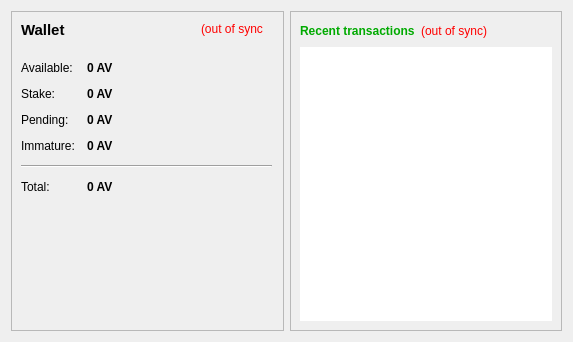
<?xml version="1.0" encoding="UTF-8"?>
<ui version="4.0">
 <class>OverviewPage</class>
 <widget class="QWidget" name="OverviewPage">
  <property name="geometry">
   <rect>
    <x>0</x>
    <y>0</y>
    <width>573</width>
    <height>342</height>
   </rect>
  </property>
  <property name="windowTitle">
   <string>Form</string>
  </property>
  <property name="styleSheet">
   <string notr="true">color: rgb(0, 0, 0);</string>
  </property>
  <layout class="QHBoxLayout" name="horizontalLayout" stretch="1,1">
   <item>
    <layout class="QVBoxLayout" name="verticalLayout_2">
     <item>
      <widget class="QFrame" name="frame">
       <property name="frameShape">
        <enum>QFrame::StyledPanel</enum>
       </property>
       <property name="frameShadow">
        <enum>QFrame::Raised</enum>
       </property>
       <widget class="QWidget" name="layoutWidget">
        <property name="geometry">
         <rect>
          <x>10</x>
          <y>50</y>
          <width>251</width>
          <height>213</height>
         </rect>
        </property>
        <layout class="QFormLayout" name="formLayout_2">
         <property name="fieldGrowthPolicy">
          <enum>QFormLayout::AllNonFixedFieldsGrow</enum>
         </property>
         <property name="horizontalSpacing">
          <number>12</number>
         </property>
         <property name="verticalSpacing">
          <number>12</number>
         </property>
         <item row="0" column="0">
          <widget class="QLabel" name="label">
           <property name="text">
            <string>Available:</string>
           </property>
          </widget>
         </item>
         <item row="0" column="1">
          <widget class="QLabel" name="labelBalance">
           <property name="font">
            <font>
             <weight>75</weight>
             <bold>true</bold>
            </font>
           </property>
           <property name="cursor">
            <cursorShape>IBeamCursor</cursorShape>
           </property>
           <property name="toolTip">
            <string>Your current spendable balance</string>
           </property>
           <property name="text">
            <string notr="true">0 AV</string>
           </property>
           <property name="textInteractionFlags">
            <set>Qt::LinksAccessibleByMouse|Qt::TextSelectableByKeyboard|Qt::TextSelectableByMouse</set>
           </property>
          </widget>
         </item>
         <item row="2" column="0">
          <widget class="QLabel" name="label_6">
           <property name="text">
            <string>Stake:</string>
           </property>
          </widget>
         </item>
         <item row="2" column="1">
          <widget class="QLabel" name="labelStake">
           <property name="font">
            <font>
             <weight>75</weight>
             <bold>true</bold>
            </font>
           </property>
           <property name="cursor">
            <cursorShape>IBeamCursor</cursorShape>
           </property>
           <property name="toolTip">
            <string>Total of coins that was staked, and do not yet count toward the current balance</string>
           </property>
           <property name="text">
            <string notr="true">0 AV</string>
           </property>
           <property name="textInteractionFlags">
            <set>Qt::LinksAccessibleByMouse|Qt::TextSelectableByKeyboard|Qt::TextSelectableByMouse</set>
           </property>
          </widget>
         </item>
         <item row="3" column="0">
          <widget class="QLabel" name="label_3">
           <property name="text">
            <string>Pending:</string>
           </property>
          </widget>
         </item>
         <item row="3" column="1">
          <widget class="QLabel" name="labelUnconfirmed">
           <property name="font">
            <font>
             <weight>75</weight>
             <bold>true</bold>
            </font>
           </property>
           <property name="cursor">
            <cursorShape>IBeamCursor</cursorShape>
           </property>
           <property name="toolTip">
            <string>Total of transactions that have yet to be confirmed, and do not yet count toward the current balance</string>
           </property>
           <property name="text">
            <string notr="true">0 AV</string>
           </property>
           <property name="textInteractionFlags">
            <set>Qt::LinksAccessibleByMouse|Qt::TextSelectableByKeyboard|Qt::TextSelectableByMouse</set>
           </property>
          </widget>
         </item>
         <item row="4" column="0">
          <widget class="QLabel" name="labelImmatureText">
           <property name="text">
            <string>Immature:</string>
           </property>
          </widget>
         </item>
         <item row="4" column="1">
          <widget class="QLabel" name="labelImmature">
           <property name="font">
            <font>
             <weight>75</weight>
             <bold>true</bold>
            </font>
           </property>
           <property name="toolTip">
            <string>Mined balance that has not yet matured</string>
           </property>
           <property name="text">
            <string notr="true">0 AV</string>
           </property>
           <property name="textInteractionFlags">
            <set>Qt::LinksAccessibleByMouse|Qt::TextSelectableByKeyboard|Qt::TextSelectableByMouse</set>
           </property>
          </widget>
         </item>
         <item row="5" column="0" colspan="2">
          <widget class="Line" name="line">
           <property name="orientation">
            <enum>Qt::Horizontal</enum>
           </property>
          </widget>
         </item>
         <item row="6" column="0">
          <widget class="QLabel" name="labelTotalText">
           <property name="text">
            <string>Total:</string>
           </property>
          </widget>
         </item>
         <item row="6" column="1">
          <widget class="QLabel" name="labelTotal">
           <property name="font">
            <font>
             <weight>75</weight>
             <bold>true</bold>
            </font>
           </property>
           <property name="cursor">
            <cursorShape>IBeamCursor</cursorShape>
           </property>
           <property name="toolTip">
            <string>Your current total balance</string>
           </property>
           <property name="text">
            <string notr="true">0 AV</string>
           </property>
           <property name="textInteractionFlags">
            <set>Qt::LinksAccessibleByMouse|Qt::TextSelectableByKeyboard|Qt::TextSelectableByMouse</set>
           </property>
          </widget>
         </item>
        </layout>
       </widget>
       <widget class="QLabel" name="label_5">
        <property name="geometry">
         <rect>
          <x>10</x>
          <y>10</y>
          <width>49</width>
          <height>18</height>
         </rect>
        </property>
        <property name="font">
         <font>
          <pointsize>11</pointsize>
          <weight>75</weight>
          <bold>true</bold>
         </font>
        </property>
        <property name="text">
         <string>Wallet</string>
        </property>
       </widget>
       <widget class="QLabel" name="labelWalletStatus">
        <property name="geometry">
         <rect>
          <x>190</x>
          <y>10</y>
          <width>62</width>
          <height>16</height>
         </rect>
        </property>
        <property name="toolTip">
         <string>The displayed information may be out of date. Your wallet automatically synchronizes with the Avatarcoin network after a connection is established, but this process has not completed yet.</string>
        </property>
        <property name="styleSheet">
         <string notr="true">QLabel { color: red; }</string>
        </property>
        <property name="text">
         <string notr="true">(out of sync)</string>
        </property>
        <property name="alignment">
         <set>Qt::AlignLeading|Qt::AlignLeft|Qt::AlignVCenter</set>
        </property>
       </widget>
      </widget>
     </item>
    </layout>
   </item>
   <item>
    <layout class="QVBoxLayout" name="verticalLayout_3">
     <item>
      <widget class="QFrame" name="frame_2">
       <property name="frameShape">
        <enum>QFrame::StyledPanel</enum>
       </property>
       <property name="frameShadow">
        <enum>QFrame::Raised</enum>
       </property>
       <layout class="QVBoxLayout" name="verticalLayout">
        <item>
         <layout class="QHBoxLayout" name="horizontalLayout_2">
          <item>
           <widget class="QLabel" name="label_4">
            <property name="styleSheet">
             <string notr="true">color: rgb(0, 170, 0);</string>
            </property>
            <property name="text">
             <string>&lt;b&gt;Recent transactions&lt;/b&gt;</string>
            </property>
           </widget>
          </item>
          <item>
           <widget class="QLabel" name="labelTransactionsStatus">
            <property name="toolTip">
             <string>The displayed information may be out of date. Your wallet automatically synchronizes with the Avatarcoin network after a connection is established, but this process has not completed yet.</string>
            </property>
            <property name="styleSheet">
             <string notr="true">QLabel { color: red; }</string>
            </property>
            <property name="text">
             <string notr="true">(out of sync)</string>
            </property>
            <property name="alignment">
             <set>Qt::AlignRight|Qt::AlignTrailing|Qt::AlignVCenter</set>
            </property>
           </widget>
          </item>
          <item>
           <spacer name="horizontalSpacer">
            <property name="orientation">
             <enum>Qt::Horizontal</enum>
            </property>
            <property name="sizeHint" stdset="0">
             <size>
              <width>40</width>
              <height>20</height>
             </size>
            </property>
           </spacer>
          </item>
         </layout>
        </item>
        <item>
         <widget class="QListView" name="listTransactions">
          <property name="styleSheet">
           <string notr="true">QListView { background: transparent; }
color: rgb(0, 0, 0);</string>
          </property>
          <property name="frameShape">
           <enum>QFrame::NoFrame</enum>
          </property>
          <property name="verticalScrollBarPolicy">
           <enum>Qt::ScrollBarAlwaysOff</enum>
          </property>
          <property name="horizontalScrollBarPolicy">
           <enum>Qt::ScrollBarAlwaysOff</enum>
          </property>
          <property name="selectionMode">
           <enum>QAbstractItemView::NoSelection</enum>
          </property>
         </widget>
        </item>
       </layout>
      </widget>
     </item>
    </layout>
   </item>
  </layout>
 </widget>
 <resources/>
 <connections/>
</ui>
